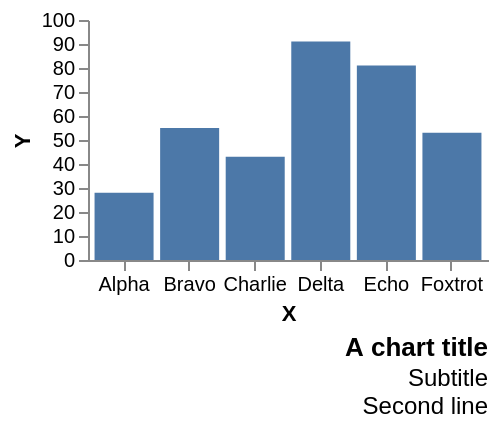

The Vega-Lite source for this figure:
### Vega specification from a JSON file in a GitHub repository (floating-point values rounded to 4 significant figures)
{"width": 200, "height": 120, "padding": 5, "data": [{"name": "t", "values": [{"a": "Alpha", "b": 28, "c": "x", "d": 1}, {"a": "Bravo", "b": 55, "c": "y", "d": 2}, {"a": "Charlie", "b": 43, "c": "x", "d": 3}, {"a": "Delta", "b": 91, "c": "z", "d": 4}, {"a": "Echo", "b": 81, "c": "y", "d": 5}, {"a": "Foxtrot", "b": 53, "c": "z", "d": 6}]}], "scales": [{"name": "x", "type": "band", "domain": {"data": "t", "field": "a"}, "range": "width", "padding": 0.1}, {"name": "y", "type": "linear", "domain": {"data": "t", "field": "b"}, "range": "height", "nice": true}, {"name": "color", "type": "ordinal", "domain": {"data": "t", "field": "c"}, "range": {"scheme": "category10"}}, {"name": "ramp", "type": "linear", "domain": {"data": "t", "field": "d"}, "range": {"scheme": "blues"}}, {"name": "size", "type": "linear", "domain": {"data": "t", "field": "b"}, "range": [10, 200]}, {"name": "shape", "type": "ordinal", "domain": {"data": "t", "field": "c"}, "range": "symbol"}, {"name": "quant", "type": "quantize", "domain": [0, 100], "range": {"scheme": "greens", "count": 4}}], "marks": [{"type": "rect", "from": {"data": "t"}, "encode": {"enter": {"x": {"scale": "x", "field": "a"}, "width": {"scale": "x", "band": 1}, "y": {"scale": "y", "field": "b"}, "y2": {"scale": "y", "value": 0}}}}], "title": {"text": "A chart title", "subtitle": ["Subtitle", "Second line"], "orient": "bottom", "anchor": "end", "frame": "bounds", "offset": 6}, "axes": [{"orient": "bottom", "scale": "x", "title": "X"}, {"orient": "left", "scale": "y", "title": "Y"}]}
